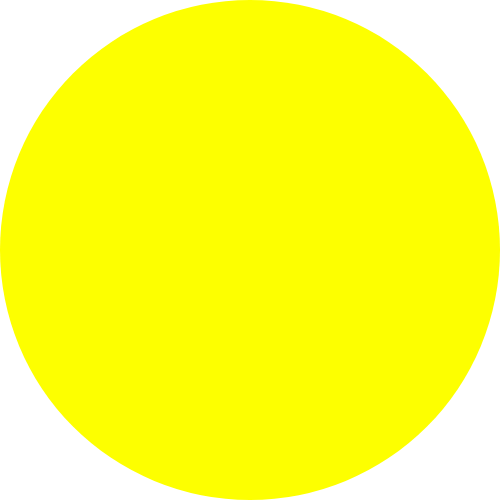
Frame 1 (no input)
Frame 60 (no input): identical to frame 1, image omitted
Frame 120 (the mouse pressed at the canvas centre since frame 60): identical to frame 1, image omitted

The p5.js sketch that drew this single still picture (run headless with seeded random() and noise() and a simulated clock; from frame 60 on, the mouse is pressed at the canvas centre):

// p5.js sketch
// ── sketch.js
let w = 500;
let h = 500;
let bg;
let y = 0;
let circles = [];

function setup () {
    createCanvas(w, h);
    colorMode(HSB);
   

    //create init circle
    let circle = new Circle();
    circle.posX = w / 2;
    circle.posY = h / 2;
    circles.push(circle);
}

function draw () {
    background(255);

    //draw all circles
    for (let i = 0; i < circles.length; i++) {
        circles[i].drawCircle();
    }

    mouse();
}

function mouse() {
    for (let i = 0; i < circles.length; i++) {
        d = dist(mouseX, mouseY, circles[i].posX, circles[i].posY);
        if (d < circles[i].size / 2 &&
            d > circles[i].size / 2 - 0.5 * (circles[i].size / 2) &&
            circles[i].size >= 10) {
            circles[i].divide();
            circles.splice(i, 1);
        }
    }
}


function Circle () {
    this.size = w;
    this.posX = 0;
    this.posY = 0;
    this.cHUE = 0;
}

Circle.prototype.drawCircle = function () {
    noStroke();

    cHUE = map(dist(0, 0, this.posX, this.posY), 0, w * 2, 150, 250);
    fill(cHUE % 125, 255, 150);
    ellipse(this.posX, this.posY, this.size, this.size);
};

Circle.prototype.divide = function () {
    let rt = new Circle();
    rt.size = this.size / 2;
    rt.posX = this.posX + this.size / 4;
    rt.posY = this.posY - this.size / 4;
    circles.push(rt);

    let rb = new Circle();
    rb.size = this.size / 2;
    rb.posX = this.posX + this.size / 4;
    rb.posY = this.posY + this.size / 4;
    circles.push(rb);

    let ry = new Circle();
    ry.size = this.size / 2;
    ry.posX = this.posX - this.size / 4;
    ry.posY = this.posY - this.size / 4;
    circles.push(ry);

  let rx = new Circle();
    rx.size = this.size / 2;
    rx.posX = this.posX - this.size / 4;
    rx.posY = this.posY + this.size / 4;
    circles.push(rx);
}
